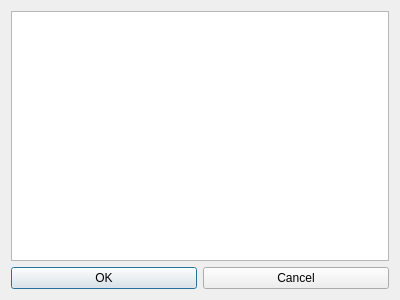
<?xml version="1.0" encoding="UTF-8"?>
<ui version="4.0">
 <class>TaskEditor</class>
 <widget class="QDialog" name="TaskEditor">
  <property name="geometry">
   <rect>
    <x>0</x>
    <y>0</y>
    <width>400</width>
    <height>300</height>
   </rect>
  </property>
  <property name="windowTitle">
   <string>Dialog</string>
  </property>
  <layout class="QVBoxLayout" name="verticalLayout">
   <item>
    <widget class="QPlainTextEdit" name="plainTextEdit"/>
   </item>
   <item>
    <layout class="QHBoxLayout" name="horizontalLayout">
     <item>
      <widget class="QPushButton" name="okButton">
       <property name="text">
        <string>OK</string>
       </property>
      </widget>
     </item>
     <item>
      <widget class="QPushButton" name="cancelButton">
       <property name="text">
        <string>Cancel</string>
       </property>
      </widget>
     </item>
    </layout>
   </item>
  </layout>
 </widget>
 <resources/>
 <connections/>
</ui>
